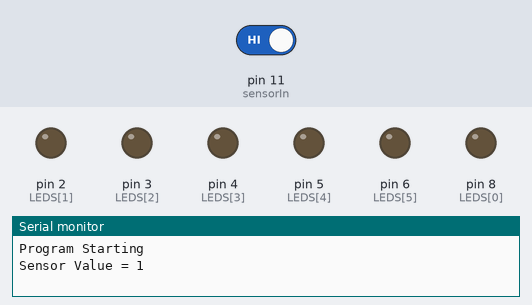
The sketch below on a simulated Arduino Uno, built with avr-gcc and run on an emulated ATmega328P. On the bench: output pins drawn as LEDs (lit = HIGH), the last lines printed to the serial monitor. The test bench sets the inputs (shaded band); at power-on: pin 11 (sensorIn) HIGH.

Above: at 1.3 s.
1.4 s: pin 11 (sensorIn) driven LOW
At 4.5 s:
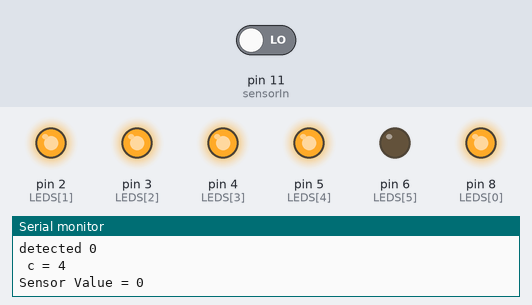
At 5.3 s:
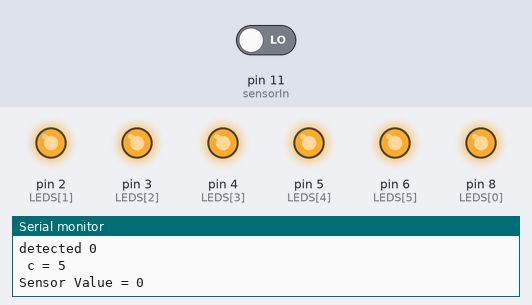
5.4 s: pin 11 (sensorIn) driven HIGH
At 7.5 s:
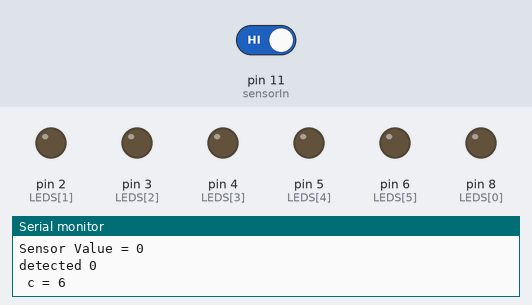
Timing chart, 0 to 9.0 s (numbered marks = the images above; inputs shaded):
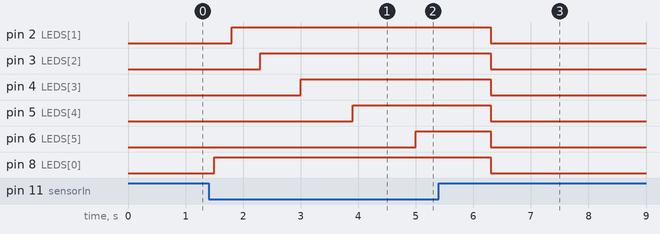

The sketch:

SP_1.1.ino
```cpp
//#define LED_1 8
//#define LED_2 2
//#define LED_3 3
//#define LED_4 4
//#define LED_5 5
//#define LED_6 6
const int LEDS[] = {8,2,3,4,5,6,7};
#define actuatorSig 1
#define sensorIn  11
int c = 0;
void setup() {
pinMode(LEDS[0], OUTPUT);
pinMode(LEDS[1], OUTPUT);
pinMode(LEDS[2], OUTPUT);
pinMode(LEDS[3], OUTPUT);
pinMode(LEDS[4], OUTPUT);
pinMode(LEDS[5], OUTPUT);
pinMode(actuatorSig, OUTPUT);
pinMode(sensorIn, INPUT);

Serial.begin(9600);
Serial.println("Program Starting");
delay(100);
}

void loop() {
  //int val = digitalRead(sensorIn);
  counter();

}

void counter() {

   int val = digitalRead(sensorIn);


  Serial.print("Sensor Value = ");
  Serial.print(val);
  Serial.println();
  //Serial.println("counter value = " + c );
  delay(100);

    if (val == 0 && c == 0) {
      digitalWrite(LEDS[6], LOW);
      digitalWrite(LEDS[0], HIGH);
      Serial.println("detected 0");
      Serial.print(" c = ");
      Serial.print(c);
      Serial.println();
      c++;
      return;
    }


    delay(200);

    if ( val == 0 && c == 1) {
      digitalWrite(LEDS[1], HIGH);
      Serial.println("detected 0");
      Serial.print(" c = ");
      Serial.print(c);
      Serial.println();
      c++;
      return;
    }

    delay(200);

     if ( val == 0 && c == 2) {
      digitalWrite(LEDS[2], HIGH);
      Serial.println("detected 0");
      Serial.print(" c = ");
      Serial.print(c);
      Serial.println();
      c++;
      return;
    }

    delay(200);

     if ( val == 0 && c == 3) {
      digitalWrite(LEDS[3], HIGH);
      Serial.println("detected 0");
      Serial.print(" c = ");
      Serial.print(c);
      Serial.println();
      c++;
      return;
    }

    delay(200);

     if ( val == 0 && c == 4) {
      digitalWrite(LEDS[4], HIGH);
      Serial.println("detected 0");
      Serial.print(" c = ");
      Serial.print(c);
      Serial.println();
      c++;
      return;
    }

    delay(200);

     if ( val == 0 && c == 5) {
      digitalWrite(LEDS[5], HIGH);
      Serial.println("detected 0");
      Serial.print(" c = ");
      Serial.print(c);
      Serial.println();
      c++;
      return;
    }

    delay(200);

     if ( val == 0 && c == 6) {
      digitalWrite(LEDS[6], HIGH);
      digitalWrite(LEDS[0], LOW);
      digitalWrite(LEDS[1], LOW);
      digitalWrite(LEDS[2], LOW);
      digitalWrite(LEDS[3], LOW);
      digitalWrite(LEDS[4], LOW);
      digitalWrite(LEDS[5], LOW);
      Serial.println("detected 0");
      Serial.print(" c = ");
      Serial.print(c);
      Serial.println();
      c = 0;

    delay(2000);
      return;
    }

}
```

Measured:
- after the input at 1.4 s, pin 2 (LEDS[1]): LOW → HIGH after 0.40 s; pin 3 (LEDS[2]): LOW → HIGH after 0.90 s; pin 4 (LEDS[3]): LOW → HIGH after 1.6 s; pin 5 (LEDS[4]): LOW → HIGH after 2.5 s; pin 6 (LEDS[5]): LOW → HIGH after 3.6 s
- after the input at 5.4 s, pin 2 (LEDS[1]), pin 3 (LEDS[2]), pin 4 (LEDS[3]), pin 5 (LEDS[4]), pin 6 (LEDS[5]), pin 8 (LEDS[0]): goes on until 6.3 s, then stays LOW
